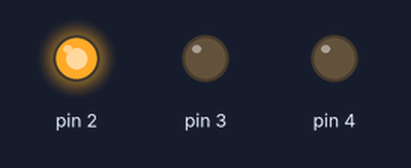
This sketch was run on a simulated Arduino Uno, built with avr-gcc and run on an emulated ATmega328P. On the bench: output pins drawn as LEDs (lit = HIGH).

Above: at 0.2 s.
At 0.7 s:
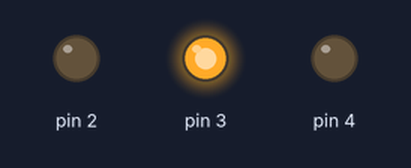
At 2.7 s:
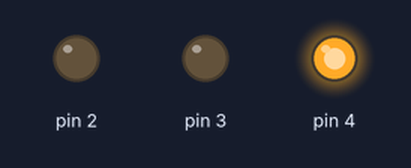
Timing chart, 0 to 3.5 s (numbered marks = the images above):
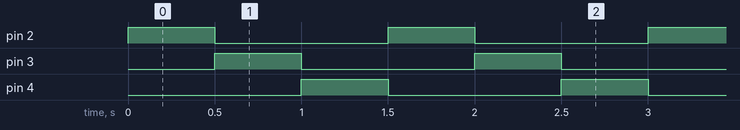

Measured:
- by itself, pin 2–4: alternates HIGH for 0.50 s and LOW for 1.0 s
- by itself, everything shown: repeats every 1.5 s, in 4 steps

The sketch:

code.ino
```cpp
void setup() {
  DDRD |= (1 << PD2);
  DDRD |= (1 << PD3);
  DDRD |= (1 << PD4);
}

void loop() {
  PORTD |= (1 << PD2);
  delay(500);
  PORTD &= ~(1 << PD2);
  PORTD |= (1 << PD3);
  delay(500);
  PORTD &= ~(1 << PD3);
  PORTD |= (1 << PD4);
  delay(500);
  PORTD &= ~(1 << PD4);

}
```
